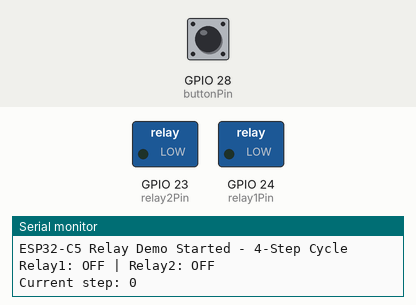
Simulated run of this sketch. Board: ESP32-C6. Parts: switched loads named in the sketch (green lamp = pin HIGH), the last lines printed to the serial monitor. The test bench sets the inputs (shaded band); at power-on: GPIO 28 (buttonPin) HIGH.

Above: at 1.2 s.
1.3 s: GPIO 28 (buttonPin) pulled LOW for 0.15 s
At 2.0 s:
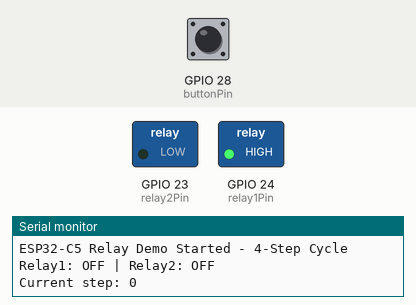
2.9 s: GPIO 28 (buttonPin) pulled LOW for 1 s
At 3.2 s:
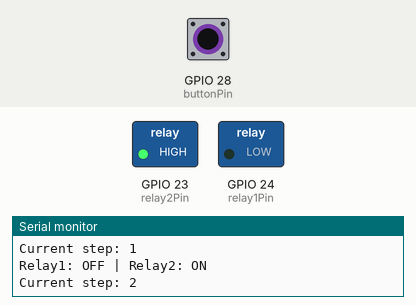
5.4 s: GPIO 28 (buttonPin) pulled LOW for 0.15 s
At 6.4 s:
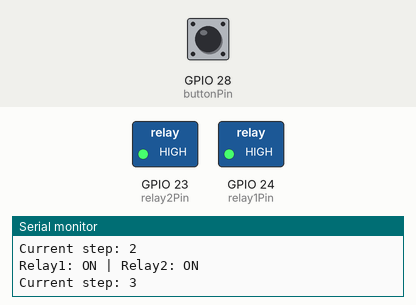
7.0 s: GPIO 28 (buttonPin) pulled LOW for 3.2 s
At 7.6 s:
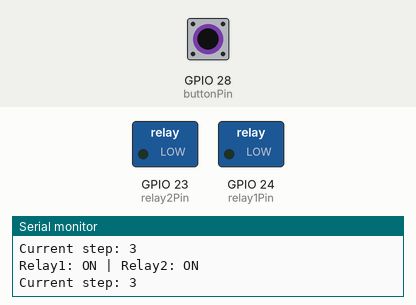
Timing chart, 0 to 10.0 s (numbered marks = the images above; inputs shaded):
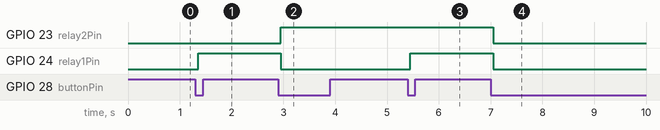

Measured:
- after the input at 1.3 s, GPIO 24 (relay1Pin): LOW → HIGH after 0.05 s
- after the input at 2.9 s, GPIO 23 (relay2Pin): LOW → HIGH after 0.05 s; GPIO 24 (relay1Pin): HIGH → LOW after 0.05 s
- after the input at 5.4 s, GPIO 24 (relay1Pin): LOW → HIGH after 0.05 s
- after the input at 7.0 s, GPIO 23 (relay2Pin), GPIO 24 (relay1Pin): HIGH → LOW after 0.05 s

The sketch:

Button-relay-serial-demo.ino
```cpp
/*
  Olimex ESP32-C5-EVB Relay Demo with 4-step cycle
  =================================================
  Functionality:
    - USER1 button (GPIO28, active LOW) cycles through 4 relay states:
        0: Both relays OFF
        1: Relay1 ON, Relay2 OFF
        2: Relay1 OFF, Relay2 ON
        3: Both relays ON
        4: Back to 0 (repeat)
    - Relay1 -> GPIO24
    - Relay2 -> GPIO23
    - Relay states printed over USB-UART1 every 1 second

  Board Configuration:
    - In Arduino IDE select "ESP32C5 Dev Module"
    - Default clock and USB-UART1 (Serial) settings are fine
    - No extra libraries needed

  Hardware:
    - USER1 button: GPIO28, active LOW (internal pull-up used)
    - Relay1: GPIO24
    - Relay2: GPIO23
*/

const int buttonPin = 28;   // USER1 button
const int relay1Pin = 24;   // Relay 1
const int relay2Pin = 23;   // Relay 2

// Current step in 4-step cycle (0..3)
int relayStep = 0;

// For button debouncing
bool lastButtonState = HIGH;  // previous reading
bool buttonPressed = false;   // prevents multiple toggles on long press
unsigned long lastDebounceTime = 0;
const unsigned long debounceDelay = 50;

// For periodic printing
unsigned long lastPrintTime = 0;
const unsigned long printInterval = 1000; // 1 second

void setup() {
  Serial.begin(115200);  // USB-UART1

  pinMode(buttonPin, INPUT_PULLUP);  // USER1 button active LOW
  pinMode(relay1Pin, OUTPUT);
  pinMode(relay2Pin, OUTPUT);

  // Start with both relays OFF
  digitalWrite(relay1Pin, LOW);
  digitalWrite(relay2Pin, LOW);

  Serial.println("ESP32-C5 Relay Demo Started - 4-Step Cycle");
}

void loop() {
  // --- BUTTON HANDLING ---
  int reading = digitalRead(buttonPin);

  // Detect button state change for debouncing
  if (reading != lastButtonState) {
    lastDebounceTime = millis();
  }

  if ((millis() - lastDebounceTime) > debounceDelay) {
    // Detect button press (HIGH -> LOW transition)
    if (reading == LOW && !buttonPressed) {
      // Move to next step in cycle
      relayStep = (relayStep + 1) % 4;

      // Update relay states according to step
      switch (relayStep) {
        case 0:  // Both OFF
          digitalWrite(relay1Pin, LOW);
          digitalWrite(relay2Pin, LOW);
          break;
        case 1:  // Relay1 ON, Relay2 OFF
          digitalWrite(relay1Pin, HIGH);
          digitalWrite(relay2Pin, LOW);
          break;
        case 2:  // Relay1 OFF, Relay2 ON
          digitalWrite(relay1Pin, LOW);
          digitalWrite(relay2Pin, HIGH);
          break;
        case 3:  // Both ON
          digitalWrite(relay1Pin, HIGH);
          digitalWrite(relay2Pin, HIGH);
          break;
      }

      buttonPressed = true;  // mark as handled
    }

    // Reset buttonPressed when released
    if (reading == HIGH) {
      buttonPressed = false;
    }
  }

  lastButtonState = reading;

  // --- PERIODIC PRINTING ---
  if (millis() - lastPrintTime >= printInterval) {
    lastPrintTime = millis();
    printRelayStates();
  }
}

// Print current relay states to Serial
void printRelayStates() {
  Serial.print("Relay1: ");
  Serial.print(digitalRead(relay1Pin) ? "ON" : "OFF");
  Serial.print(" | Relay2: ");
  Serial.println(digitalRead(relay2Pin) ? "ON" : "OFF");
  Serial.print("Current step: ");
  Serial.println(relayStep);
}
```
